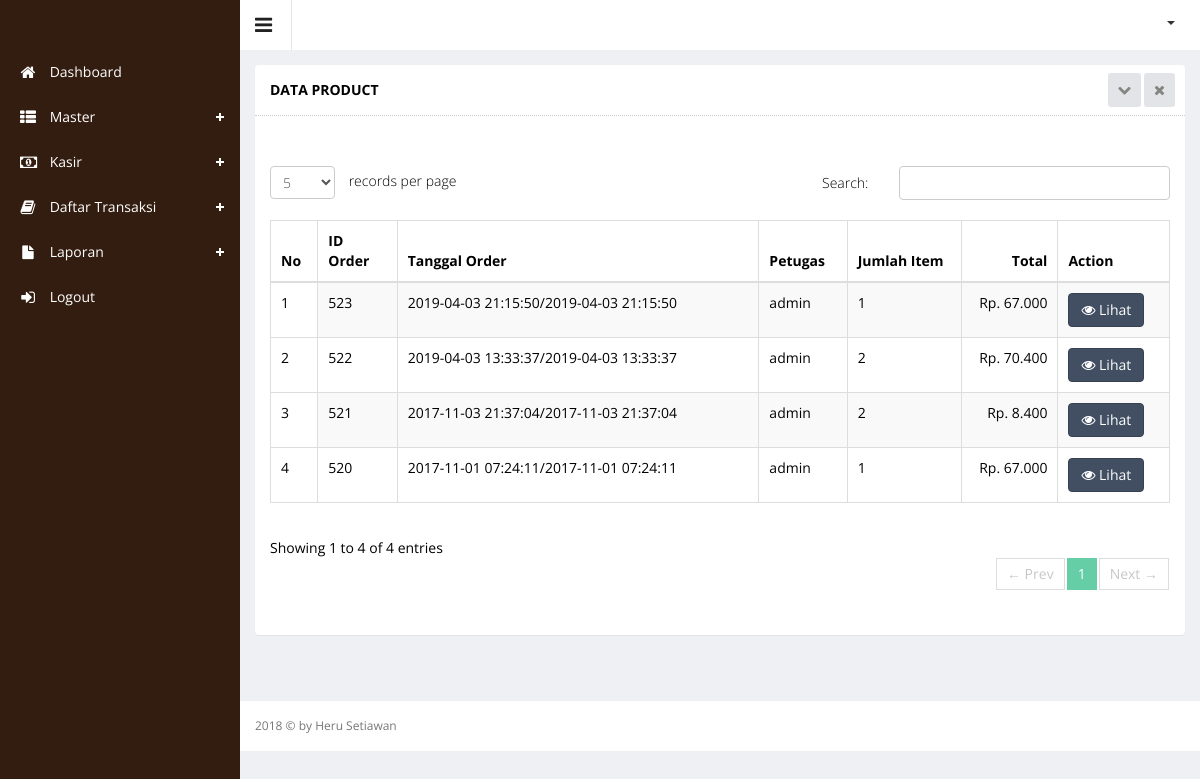
Page /index.php?hal=master/transaksi/list (signed in) on the committed database.
### tables this page shows
CREATE TABLE `orders` (
  `id_orders` int(5) NOT NULL,
  `nama_petugas` varchar(100) NOT NULL,
  `tgl_order` datetime NOT NULL,
  `jam_order` time NOT NULL
);

### function.php (called while the page is built)
<?php
function url($hal){
		$url = explode('/',$hal);
		return $url;
}
?>

### master/transaksi/list.php (the view, shortened to what this page needs)
<div class="wrapper">
           <div class="row">
              <div class="col-sm-12">
              <section class="panel">
              <header class="panel-heading">
                  Data Product
                  <span class="tools pull-right">
                      <a href="javascript:;" class="fa fa-chevron-down"></a>
                      <a href="javascript:;" class="fa fa-times"></a>
                   </span>
              </header>
              <div class="panel-body">
              <div class="adv-table editable-table ">
              <div class="clearfix">
                  <div class="btn-group">
                  </div>
              </div>
              <table class="table table-striped table-hover table-bordered" id="editable-sample">
              <thead>
              <tr>
                  <th>No</th>
                  <th>ID Order</th>
                  <th>Tanggal Order</th>
                  <th>Petugas</th>
                  <th>Jumlah Item</th>
                  <th style="text-align: right;">Total</th>
                  <th>Action</th>
              </tr>
              </thead>
              <tbody>
              <?php
                    $no = 1;
                    $queryTransaksi = mysql_query("SELECT *
                                                   FROM
                                                      `orders`
                                                     ORDER BY id_orders  DESC");
                    while ($rowTransaksi  = mysql_fetch_array($queryTransaksi)) {
                 ?>
              <tr class="">
                  <td><?php echo $no++; ?></td>
                  <td><?php echo $rowTransaksi['id_orders']?></td>
                  <td><?php echo $rowTransaksi['tgl_order']?>/<?php echo $rowTransaksi['tgl_order']?></td>
                  <td><?php echo $rowTransaksi['nama_petugas']?></td>
                  <td>
                      <?php
                          $queryQTY = mysql_query("SELECT SUM(orders_detail.jumlah) AS jumlahqty , product.product_id
                      FROM
                          `orders`
                          INNER JOIN `orders_detail`
                              ON (`orders`.`id_orders` = `orders_detail`.`id_orders`)
                          INNER JOIN `product`
                              ON (`product`.`product_id` = `orders_detail`.`product_id`) WHERE orders.id_orders='".$rowTransaksi['id_orders']."' ");
                          $QTY = mysql_fetch_array($queryQTY);
                          echo $QTY['jumlahqty'];
                       ?>
                  </td>
                  <td style="text-align: right;">
                      <?php
                      $queryTotal=mysql_query("SELECT *
                      FROM
                          `orders`
                          INNER JOIN `orders_detail`
                              ON (`orders`.`id_orders` = `orders_detail`.`id_orders`)
                          INNER JOIN `product`
                              ON (`product`.`product_id` = `orders_detail`.`product_id`) WHERE orders.id_orders='".$rowTransaksi['id_orders']."'");
                          $totalQuery=0;
                      while($rowQueryTotal=mysql_fetch_array($queryTotal)){
                          $subTotal =+$rowQueryTotal['jumlah'] * $rowQueryTotal['product_price'];
                          $totalQuery +=$subTotal;
                      }
                      echo "Rp. ".number_format($totalQuery,0,',','.');
                      ?>
                  </td>
                  <td>
                      <a href="?hal=master/transaksi/detail&id=<?php echo $rowTransaksi['id_orders']; ?>">
                          <button class="btn btn-primary" type="submit"><i class="fa fa-eye"></i> Lihat</button>
                      </a>
                  </td>
              </tr>
             <?php } ?>
              </tbody>
              </table>
              </div>
              </div>
              </section>
              </div>
              </div>
      </div>

### index.php (shortened to what this page needs)
<?php
include 'function.php';
if (!empty($_SESSION["username"]) && !empty($_SESSION['password'])) {
    ?>
    <!DOCTYPE html>
    <html lang="en">
    <head>
        <link rel="stylesheet" type="text/css" href="assets/js/bootstrap-datepicker/css/datepicker-custom.css"/>
        <link rel="stylesheet" type="text/css" href="assets/js/bootstrap-timepicker/css/timepicker.css"/>
        <link rel="stylesheet" type="text/css" href="assets/js/bootstrap-colorpicker/css/colorpicker.css"/>
        <link rel="stylesheet" type="text/css" href="assets/js/bootstrap-daterangepicker/daterangepicker-bs3.css"/>
        <link rel="stylesheet" type="text/css" href="assets/js/bootstrap-datetimepicker/css/datetimepicker-custom.css"/>
        <link href="assets/js/iCheck/skins/square/square.css" rel="stylesheet">
        <link href="assets/js/iCheck/skins/square/red.css" rel="stylesheet">
        <link href="assets/js/iCheck/skins/square/blue.css" rel="stylesheet">
        <link href="assets/css/clndr.css" rel="stylesheet">
        <link rel="stylesheet" type="text/css" href="assets/css/bootstrap-fileupload.min.css" />
        <link rel="stylesheet" href="assets/js/morris-chart/morris.css">
        <link href="assets/css/style.css" rel="stylesheet">
        <link href="assets/css/style-responsive.css" rel="stylesheet">
    </head>
    <body class="sticky-header">
    <section>
        <?php include("sidebar.php"); ?>
        <div class="main-content">
            <?php include("header.php"); ?>
            <?php
            if (isset($_GET['hal']) && strlen($_GET['hal']) > 0) {
                $hal = str_replace(".", "/", $_GET['hal']) . ".php";
            } else {
                $hal = "dashboard.php";
            }
            if (file_exists($hal)) {
                include($hal);
            } else {
                include("dashboard.php");
            }
            ?>
            <?php include("footer.php"); ?>
        </div>
    </section>
    </body>
    </html>
    <?php
} else {
    header("Location: login.php");
}
?>

### sidebar.php (shortened to what this page needs)
<div class="left-side sticky-left-side">
    <div class="logo">
    </div>
    <div class="left-side-inner">
        <ul class="nav nav-pills nav-stacked custom-nav">
            <?php $data = url($_GET['hal']); ?>
            <li><a href="?hal=dashboard"><i class="fa fa-home"></i> <span>Dashboard</span></a></li>
            <li class="menu-list <?php echo ($data[1] == 'barang' || $data[1] == 'category' || $data[1] == 'satuan' || $data[1] == 'ekspedisi' ) ? 'nav-active' : ''; ?>">
                <a href="#"><i class="fa fa-th-list"></i> <span>Master</span></a>
            </li>
            <li class="menu-list <?php echo ($data[1] == 'beli_langsung' || $data[1] == 'via_telepon') ? 'nav-active' : ''; ?>">
                <a href="#"><i class="fa fa-money"></i> <span>Kasir</span></a>
            </li>
             <li class="menu-list <?php echo ($data[1] == 'transaksi_langsung' || $data[1] == 'via_telepon') ? 'nav-active' : ''; ?>">
                <a href="#"><i class="fa fa-book"></i> <span>Daftar Transaksi</span></a>
            </li>
            <li class="menu-list <?php echo ($data[1] == 'laporan_product' || $data[1] == 'laporan_stock' || $data[1] == 'laporan_transaksi') ? 'nav-active' : ''; ?>">
                <a href="#"><i class="fa fa-file"></i> <span>Laporan</span></a>
            </li>
            <li><a href="logout.php"><i class="fa fa-sign-in"></i> <span>Logout</span></a></li>
        </ul>
    </div>
</div>

### header.php (shortened to what this page needs)
<div class="header-section">
    <a class="toggle-btn"><i class="fa fa-bars"></i></a>
    <div class="menu-right">
        <ul class="notification-menu">
            <li>
                <a href="#" class="btn btn-default dropdown-toggle" data-toggle="dropdown">
                    <span class="caret"></span>
                </a>
            </li>
        </ul>
    </div>
</div>

### footer.php
<footer>
    2018 &copy; by Heru Setiawan
</footer>

### rows in the picture
orders: id_orders "523", tgl_order "2019-04-03 21:15:50", nama_petugas "admin", jumlahqty "1", totalQuery "67.000"
orders: id_orders "522", tgl_order "2019-04-03 13:33:37", nama_petugas "admin", jumlahqty "2", totalQuery "70.400"
orders: id_orders "521", tgl_order "2017-11-03 21:37:04", nama_petugas "admin", jumlahqty "2", totalQuery "8.400"
orders: id_orders "520", tgl_order "2017-11-01 07:24:11", nama_petugas "admin", jumlahqty "1", totalQuery "67.000"
